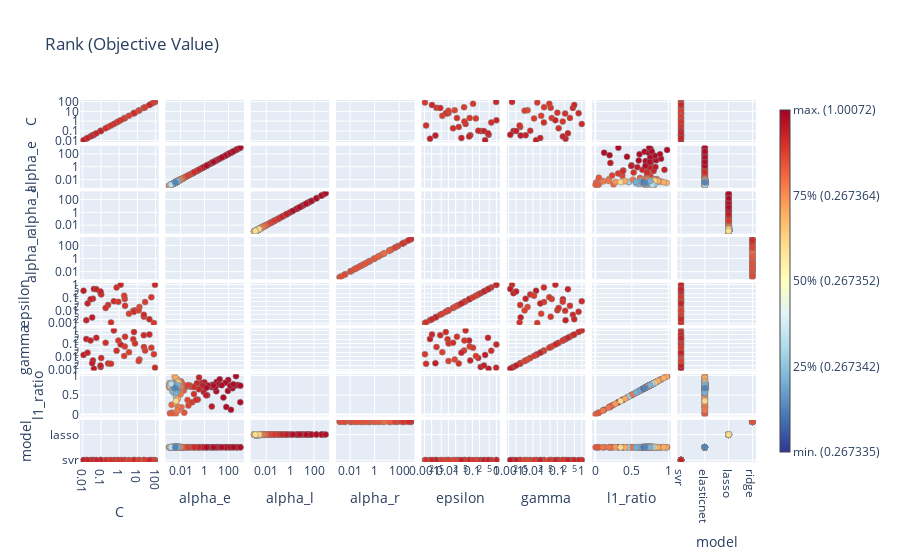

The notebook cell saved with this chart:
### Code cell
optimization_plots(study_stk2)
